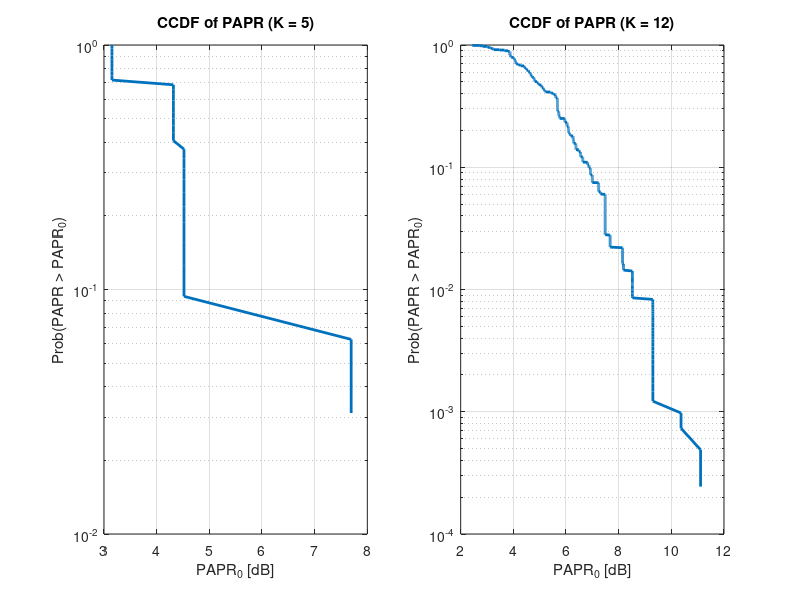
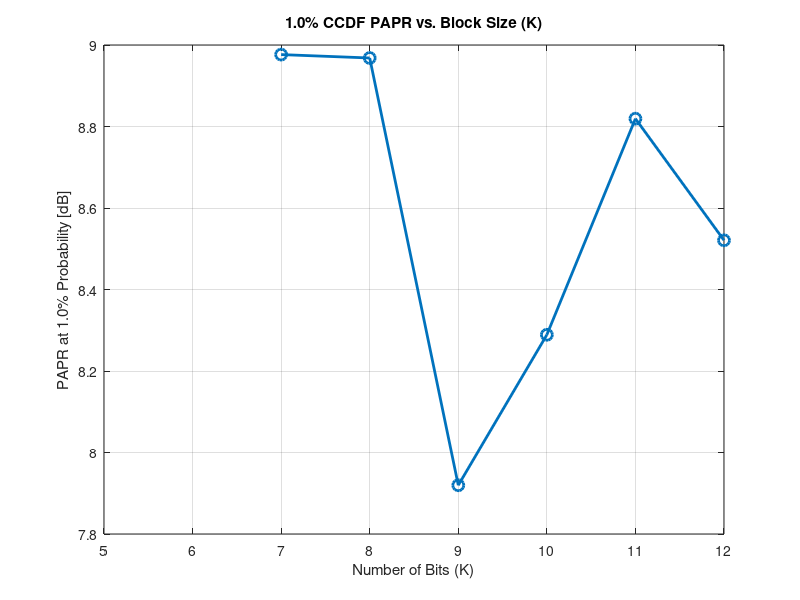

The MATLAB script that drew these images, in order:
% Validation script - CCDF of PAPR for K=5 and K=12 side-by-side
clear;

% Define the K values to evaluate
K_vals = [5, 12];

% Create a wider figure to accommodate side-by-side subplots
figure('Position', [100, 100, 1000, 450]);

for idx = 1:length(K_vals)
    K = K_vals(idx);
    lambda = 1;
    Kidxs = 0:K-1;
    R = sqrt(1+2*lambda*sin(pi/K));
    theta_c = ((2*pi) * (Kidxs / K))';
    
    bits = ff2n(K);
    num_combinations = 2^K;
    PAPR = zeros(num_combinations, 1);
    
    for ii = 1 : num_combinations
        % Calculate the PAPR for the current bit sequence:
        currentBits = bits(ii, :);
        M = currentBits';
        
        % 1. Generate Alphas (Roots)
        alphas = ((1-M)*(R^(-1)) + M * R) .* exp(1i*theta_c);
        
        % 2. Generate Coefficients
        x_un = flip(poly(alphas)).'; % finding K+1 coefficients and flip
        x = (x_un / norm(x_un)) * sqrt(K+1); % normalize to sqrt(K+1)
        
        % Calculate PAPR in dB
        PAPR(ii) = 10 * log10(max(abs(x).^2) / mean(abs(x).^2));
    end
    
    % Calculate probability P(PAPR > threshold)
    papr_sorted = sort(PAPR); 
    N = length(PAPR);
    prob = (N:-1:1) / N; 
    
    % Plot on the corresponding subplot
    subplot(1, 2, idx);
    semilogy(papr_sorted, prob, 'LineWidth', 2);
    grid on;
    xlabel('PAPR_0 [dB]');
    ylabel('Prob(PAPR > PAPR_0)');
    title(sprintf('CCDF of PAPR (K = %d)', K));
    
    % Optional: Set consistent X-limits to make the visual shift obvious
    % xlim([2 12]); 
end

%%
% Validation script - PAPR at specific probability threshold vs K

% --- Configuration ---
target_prob = 0.01; % Set to 0.01 for 1%, 0.10 for 10%, 0.001 for 0.1%, etc.
K_vals = 5:12;      % Block sizes to evaluate
% ---------------------

papr_at_target = zeros(size(K_vals));

for idx = 1:length(K_vals)
    K = K_vals(idx);
    lambda = 1;
    Kidxs = 0:K-1;
    R = sqrt(1+2*lambda*sin(pi/K));
    theta_c = ((2*pi) * (Kidxs / K))';
    
    num_combinations = 2^K;
    bits = ff2n(K);
    PAPR = zeros(num_combinations, 1);
    
    for ii = 1 : num_combinations
        M = bits(ii, :)';
        alphas = ((1-M)*(R^(-1)) + M * R) .* exp(1i*theta_c);
        x_un = flip(poly(alphas)).';
        x = (x_un / norm(x_un)) * sqrt(K+1);
        PAPR(ii) = 10 * log10(max(abs(x).^2) / mean(abs(x).^2));
    end
    
    % Sort and calculate probability
    papr_sorted = sort(PAPR);
    prob = (num_combinations:-1:1) / num_combinations;
    
    % Use linear interpolation to extract the exact PAPR at the target probability.
    % This eliminates the "jaggedness" caused by jumping between discrete array indices.
    papr_at_target(idx) = interp1(prob, papr_sorted, target_prob, 'linear');
end

% Plotting the relationship
figure(3);
plot(K_vals, papr_at_target, '-o', 'LineWidth', 2, 'MarkerSize', 8);
grid on;
xlabel('Number of Bits (K)');
ylabel(sprintf('PAPR at %.1f%% Probability [dB]', target_prob * 100));
title(sprintf('%.1f%% CCDF PAPR vs. Block Size (K)', target_prob * 100));
